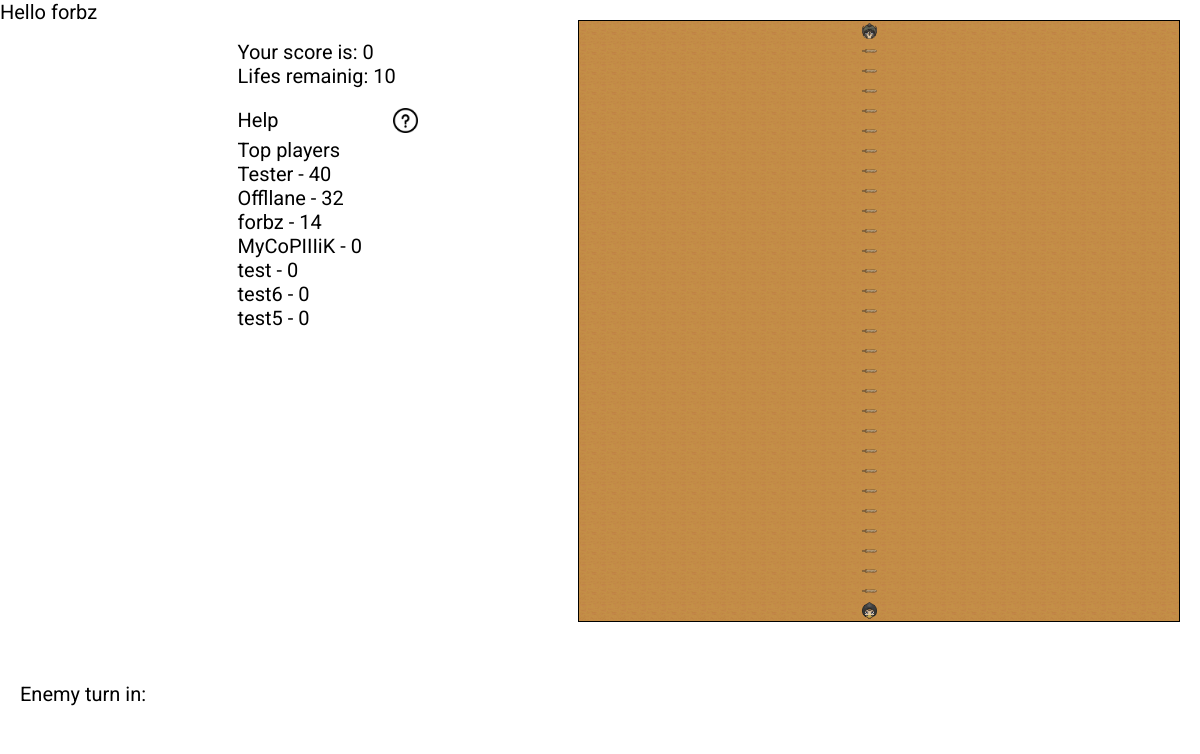
/ (signed in), run on the app's committed database.
### game/models.py (models this page shows)
class CustomUser(AbstractUser):
    score = models.PositiveIntegerField('score', default = 0)

### game/views.py (the view)
# urls.py: path('',views.index, name='index'),
@login_required(login_url="/login")
def index(request):
    players = CustomUser.objects.all()
    players = players.order_by('score').reverse()
    return render(request,'game/index.html', {'players':players})

### templates/game/index.html (shortened to what this page needs)
<!DOCTYPE html>
<html lang="en">
{% load static %}
<head>
</head>
<link rel="stylesheet" href="{% static 'styles/style.css' %}">
<link rel="stylesheet" href="{% static 'styles/popup.css' %}">
{% block content %}
<body>
{% if request.user.is_authenticated %}
    Hello {{ request.user }}
{% else %}
    NOT WORK
{% endif %}
  <section class="step-counter">
    Enemy turn in:
  </section>
  <section class="main-inform">
    <section class="score"> Your score is: 0</section>
    <section class="lifes"> Lifes remainig: 10</section>
    <p style="margin-top: 20px;">
      <div class="b-container">
        Help
        <a href="javascript:PopUpShow()"><img style="width:25px; height: 25px;" src="{% static 'img/question.png'%}" alt=""></a>
      </div>
    </p>
      <section>Top players</section>
        {% for player in players %}
            <section>{{ player.username }} - {{ player.score }}</section>
        {% endfor %}
  </section>
</body>
{% endblock %}
</html>

### static/styles/style.css (style rules this page uses)
* { margin: 0; font-family: 'Roboto'; font-size: 20px; }
body { background-repeat: no-repeat; background-position: center center; background-size: 100%; object-fit: contain; display: flex; justify-content: space-between; flex-wrap: wrap; overflow-y: hidden; }
.main-inform { width: 15%; background-color: white; padding: 20px; order: 1; margin: 20px; }
.step-counter { background-color: white; width: 15%; margin-top: 20px; margin-right: 30px; padding: 20px; order:3; }

### static/styles/popup.css (style rules this page uses)
.b-container { display: flex; justify-content: space-between; }

### data on the page
CustomUser: user "forbz", username "forbz", score "14"
CustomUser: username "Tester", score "40"
CustomUser: username "Offllane", score "32"
CustomUser: username "MyCoPIIIiK", score "0"
CustomUser: username "test", score "0"
CustomUser: username "test6", score "0"
CustomUser: username "test5", score "0"
